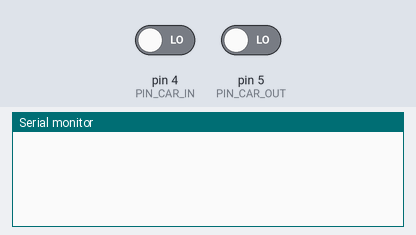
Recording of a sketch running on a simulated Arduino Uno, built with avr-gcc and run on an emulated ATmega328P. Parts: the last lines printed to the serial monitor. The inputs (shaded band) are chosen by the test bench; at power-on: pin 4 (PIN_CAR_IN) LOW, pin 5 (PIN_CAR_OUT) LOW.

Above: at 1.2 s.
1.3 s: pin 4 (PIN_CAR_IN) driven HIGH
At 1.41 s:
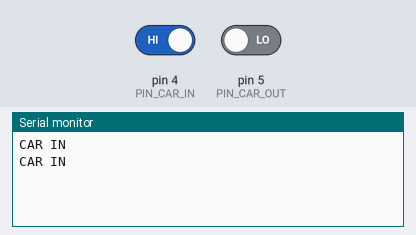
3.2 s: pin 5 (PIN_CAR_OUT) driven HIGH
At 5.52 s:
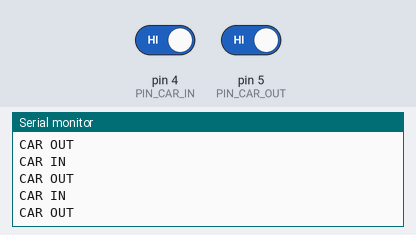

The sketch:

question-classic-06.ino
```cpp
// (licence header left out)
#define PIN_CAR_IN 4
#define PIN_CAR_OUT 5

int CAR_Status_IN = LOW;
int CAR_Status_OUT = LOW;

void setup() {
  pinMode(PIN_CAR_IN,  INPUT);
  pinMode(PIN_CAR_OUT, INPUT);

  Serial.begin(9600);
}

void loop() {
  CAR_Status_IN  = digitalRead(PIN_CAR_IN);
  CAR_Status_OUT = digitalRead(PIN_CAR_OUT);

  if(CAR_Status_IN == HIGH){
    Serial.println("CAR IN");
  }

  if(CAR_Status_OUT == HIGH){
    Serial.println("CAR OUT");
  }

  delay(100);
}
```

Measured:
- after the input at 1.3 s, the serial monitor: prints a new line at once (image 1)
- after the input at 3.2 s, the serial monitor: prints a new line at once (image 2)
